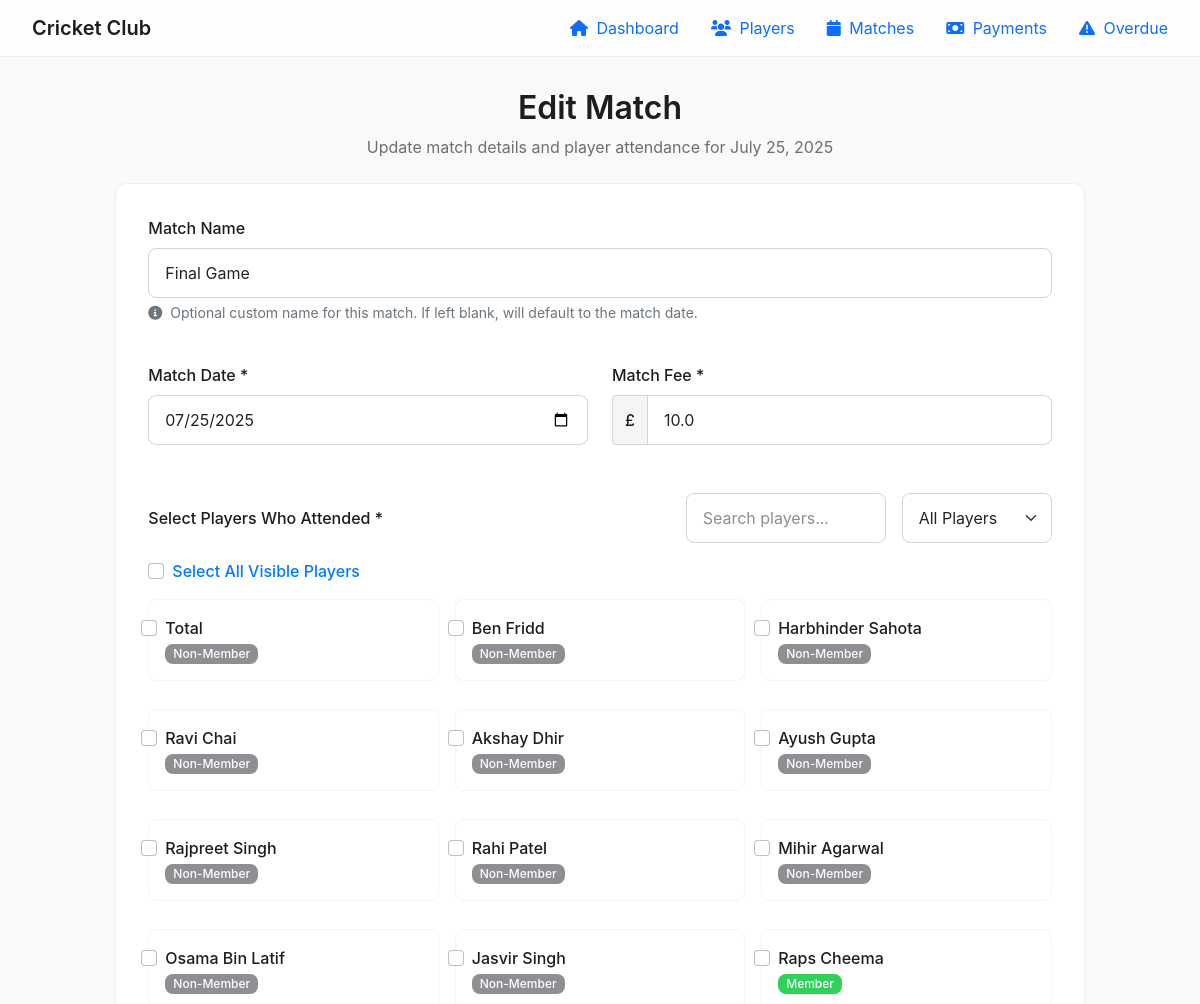
/matches/edit/1 (upper part), run on an earlier commit of the app's database.
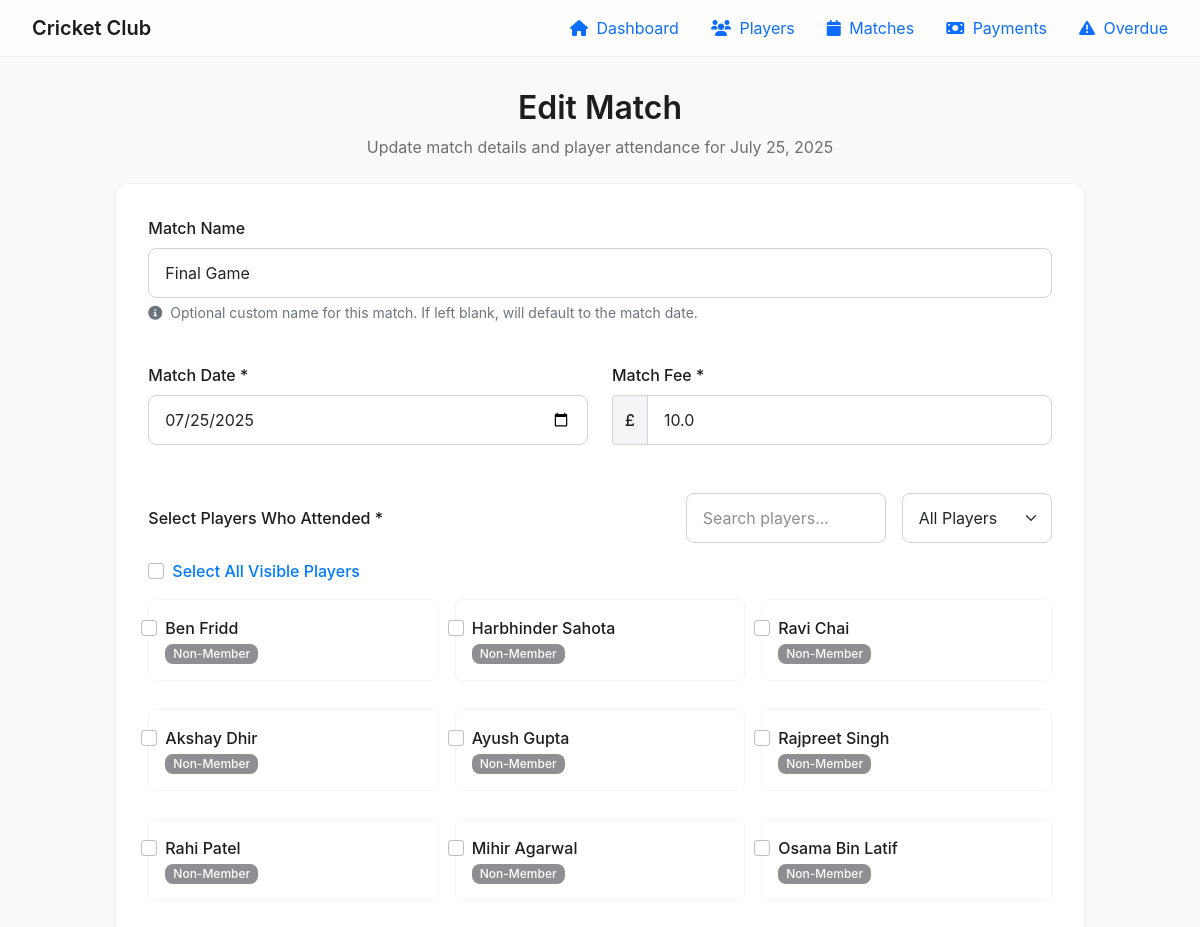
And on a later commit of the database.
### app.py (models this page shows, shortened)
class Player(db.Model):
    id = db.Column(db.Integer, primary_key=True)
    name = db.Column(db.String(100), nullable=False)
    is_member = db.Column(db.Boolean, default=True)
    contact_info = db.Column(db.String(200))
    membership_fee = db.Column(db.Float, default=200.0)  # Standard membership fee for all members
    historical_match_fees_owed = db.Column(db.Float, default=0.0)  # Historical match fees owed from imports
    membership_status = db.Column(db.String(50), default='Paid')  # Unpaid, Part Paid, Paid, Sponsorship
    payments = db.relationship('Payment', backref='player', lazy=True, cascade='all, delete-orphan')
    attendances = db.relationship('MatchAttendance', backref='player', lazy=True, cascade='all, delete-orphan')

### app.py (the view, shortened to what this page needs)
@app.route('/matches/edit/<int:match_id>', methods=['GET', 'POST'])
def edit_match(match_id):
    match = Match.query.get_or_404(match_id)
    players = Player.query.order_by(Player.id.desc()).all()
    attending_player_ids = [att.player_id for att in match.attendances]
    return render_template('edit_match.html', match=match, players=players, attending_player_ids=attending_player_ids)

### templates/edit_match.html (shortened to what the changed rows need)
{% extends "base.html" %}
{% block content %}
<div class="row justify-content-center">
    <div class="col-md-10">
        <div class="text-center mb-4">
            <h1 style="font-weight: 600; font-size: 2rem; color: #1d1d1f; margin-bottom: 8px;">Edit Match</h1>
        </div>
        <div class="card">
            <div class="card-body" style="padding: 32px;">
                <form method="POST">
                    <div class="mb-4">
                        <div class="player-grid-container">
                            <div class="row g-3" id="playersGrid">
                                {% for player in players %}
                                <div class="col-md-4 player-card-item" data-player-name="{{ player.name|lower }}"
                                     data-player-status="{% if player.is_member %}member{% else %}non-member{% endif %}">
                                    <div class="form-check player-card">
                                        <input class="form-check-input player-checkbox" type="checkbox"
                                            id="player_{{ player.id }}" name="players" value="{{ player.id }}"
                                            {% if player.id in attending_player_ids %}checked{% endif %}>
                                        <label class="form-check-label w-100 player-card-content" for="player_{{ player.id }}">
                                            <div class="player-name">{{ player.name }}</div>
                                            {% if player.is_member %}
                                            <small class="badge badge-member">Member</small>
                                            {% else %}
                                            <small class="badge badge-non-member">Non-Member</small>
                                            {% endif %}
                                        </label>
                                    </div>
                                </div>
                                {% endfor %}
                            </div>
                        </div>
                    </div>
                </form>
            </div>
        </div>
    </div>
</div>
{% endblock %}

What changed in the data, as far as the page shows it:
removed Player: name "Total", is_member "Non-Member"
no longer on this page (row unchanged): Player: name "Jasvir Singh", is_member "Non-Member"
no longer on this page (row unchanged): Player: name "Raps Cheema", is_member "Member"
